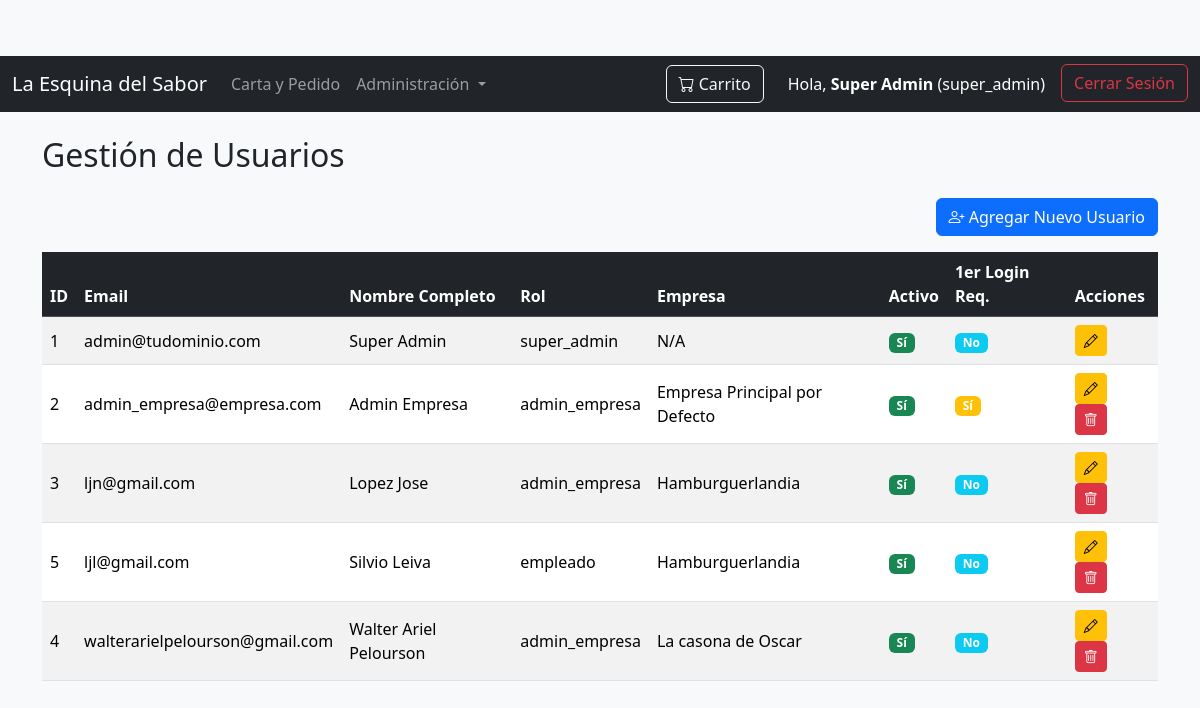
The page /gestion/usuarios (signed in) on the database its author committed.
### tables this page shows
CREATE TABLE roles (
            id_rol INTEGER PRIMARY KEY AUTOINCREMENT,
            nombre_rol TEXT NOT NULL UNIQUE
        );

CREATE TABLE usuarios (
            id_usuario INTEGER PRIMARY KEY AUTOINCREMENT,
            email TEXT NOT NULL UNIQUE,
            password TEXT NOT NULL,
            nombre TEXT NOT NULL,
            apellido TEXT NOT NULL,
            id_rol INTEGER NOT NULL,
            id_empresa INTEGER,
            activo INTEGER DEFAULT 1,
            primer_login_requerido INTEGER DEFAULT 1,
            FOREIGN KEY(id_rol) REFERENCES roles(id_rol),
            FOREIGN KEY(id_empresa) REFERENCES empresas(id_empresa)
        );

CREATE TABLE empresas (
            id_empresa INTEGER PRIMARY KEY AUTOINCREMENT,
            nombre TEXT NOT NULL UNIQUE,
            telefono TEXT,  
            direccion TEXT, 
            activo INTEGER DEFAULT 1
        );

### app.py (the view)
@app.route('/gestion/usuarios')
@login_required
def gestion_usuarios():
    if not current_user.has_role('super_admin'):
        flash("No tienes permiso para acceder a esta página.", "danger")
        return redirect(url_for('index'))
    conn = conectar_db()
    cursor = conn.cursor()
    cursor.execute("""
        SELECT u.id_usuario, u.email, u.nombre, u.apellido, u.activo, u.primer_login_requerido,
               r.nombre_rol, e.nombre AS nombre_empresa
        FROM usuarios u
        JOIN roles r ON u.id_rol = r.id_rol
        LEFT JOIN empresas e ON u.id_empresa = e.id_empresa
        ORDER BY u.apellido, u.nombre
    """)
    usuarios = cursor.fetchall()
    conn.close()
    return render_template('gestion_usuarios.html', usuarios=usuarios)

### app.py (called while the page is built)
def conectar_db():
    conn = sqlite3.connect(DB_NAME)
    conn.row_factory = sqlite3.Row # Permite acceder a las columnas por nombre
    return conn

@login_manager.user_loader
def load_user(user_id):
    conn = conectar_db()
    cursor = conn.cursor()
    cursor.execute("""
        SELECT u.id_usuario, u.email, u.password, u.nombre, u.apellido,
               u.id_rol, u.id_empresa, u.activo, u.primer_login_requerido,
               r.nombre_rol
        FROM usuarios u
        JOIN roles r ON u.id_rol = r.id_rol
        WHERE u.id_usuario = ?
    """, (user_id,))
    user_data = cursor.fetchone()
    conn.close()
    if user_data:
        return Usuario(
            user_data['id_usuario'],
            user_data['email'],
            user_data['password'],
            user_data['nombre'],
            user_data['apellido'],
            user_data['id_rol'],
            user_data['id_empresa'],
            user_data['activo'],
            user_data['primer_login_requerido'],
            user_data['nombre_rol']
        )
    return None

    def get_full_name(self):
        return f"{self.nombre} {self.apellido}"

    def has_role(self, role_name):
        return self.nombre_rol == role_name

### templates/gestion_usuarios.html (shortened to what this page needs)
{% extends "base.html" %}
{% block content %}
<div class="row">
    <div class="col-12">
        <h2 class="mb-4">Gestión de Usuarios</h2>
        <div class="d-flex justify-content-end mb-3">
            <a href="{{ url_for('agregar_usuario') }}" class="btn btn-primary">
                <i class="bi bi-person-plus"></i> Agregar Nuevo Usuario
            </a>
        </div>
        {% if usuarios %}
            <div class="table-responsive">
                <table class="table table-striped table-hover align-middle">
                    <thead class="table-dark">
                        <tr>
                            <th scope="col">ID</th>
                            <th scope="col">Email</th>
                            <th scope="col">Nombre Completo</th>
                            <th scope="col">Rol</th>
                            <th scope="col">Empresa</th>
                            <th scope="col">Activo</th>
                            <th scope="col">1er Login Req.</th>
                            <th scope="col">Acciones</th>
                        </tr>
                    </thead>
                    <tbody>
                        {% for usuario in usuarios %}
                        <tr>
                            <td>{{ usuario.id_usuario }}</td>
                            <td>{{ usuario.email }}</td>
                            <td>{{ usuario.nombre }} {{ usuario.apellido }}</td>
                            <td>{{ usuario.nombre_rol }}</td>
                            <td>{{ usuario.nombre_empresa if usuario.nombre_empresa else 'N/A' }}</td>
                            <td>
                                {% if usuario.activo %}
                                    <span class="badge bg-success">Sí</span>
                                {% else %}
                                    <span class="badge bg-danger">No</span>
                                {% endif %}
                            </td>
                            <td>
                                {% if usuario.primer_login_requerido %}
                                    <span class="badge bg-warning">Sí</span>
                                {% else %}
                                    <span class="badge bg-info">No</span>
                                {% endif %}
                            </td>
                            <td>
                                <a href="{{ url_for('editar_usuario', id_usuario=usuario.id_usuario) }}" class="btn btn-sm btn-warning me-2" title="Editar">
                                    <i class="bi bi-pencil"></i>
                                </a>
                                {% if current_user.id != usuario.id_usuario %}
                                <form action="{{ url_for('eliminar_usuario', id_usuario=usuario.id_usuario) }}" method="POST" class="d-inline" onsubmit="return confirm('¿Estás seguro de que quieres inactivar este usuario?');">
                                    <button type="submit" class="btn btn-sm btn-danger" title="Inactivar">
                                        <i class="bi bi-trash"></i>
                                    </button>
                                </form>
                                {% endif %}
                            </td>
                        </tr>
                        {% endfor %}
                    </tbody>
                </table>
            </div>
        {% else %}
            <div class="alert alert-info" role="alert">
                No hay usuarios registrados. <a href="{{ url_for('agregar_usuario') }}" class="alert-link">¡Agrega el primero!</a>
            </div>
        {% endif %}
    </div>
</div>
{% endblock %}

### templates/base.html (shortened to what this page needs)
<!doctype html>
<html lang="es">
<head>
    <link href="https://cdn.jsdelivr.net/npm/bootstrap@5.3.3/dist/css/bootstrap.min.css" rel="stylesheet">
    <link rel="stylesheet" href="https://cdn.jsdelivr.net/npm/bootstrap-icons@1.11.3/font/bootstrap-icons.min.css">
    <link rel="stylesheet" href="{{ url_for('static', filename='css/style.css') }}">
</head>
<body>
    <nav class="navbar navbar-expand-lg navbar-dark bg-dark">
        <div class="container-fluid">
            <a class="navbar-brand" href="{{ url_for('index') }}">La Esquina del Sabor</a>
            <div class="collapse navbar-collapse" id="navbarNav">
                <ul class="navbar-nav me-auto mb-2 mb-lg-0">
                    <li class="nav-item">
                        <a class="nav-link" href="{{ url_for('hacer_pedido') }}">Carta y Pedido</a>
                    </li>
                    {% if current_user.is_authenticated and (current_user.has_role('super_admin') or current_user.has_role('admin_empresa') or current_user.has_role('empleado')) %}
                        <li class="nav-item dropdown">
                            <a class="nav-link dropdown-toggle" href="#" id="navbarDropdownAdmin" role="button" data-bs-toggle="dropdown" aria-expanded="false">
                                Administración
                            </a>
                        </li>
                    {% endif %}
                </ul>
                <div class="d-flex align-items-center">
                    <a class="btn btn-outline-light position-relative me-3" href="{{ url_for('hacer_pedido') }}">
                        <i class="bi bi-cart"></i> Carrito
                    </a>
                    <ul class="navbar-nav">
                        {% if current_user.is_authenticated %}
                            <li class="nav-item me-2">
                                <span class="nav-link text-white">Hola, <strong>{{ current_user.get_full_name() }}</strong> ({{ current_user.nombre_rol }})</span>
                            </li>
                            <li class="nav-item">
                                <a class="btn btn-outline-danger" href="{{ url_for('logout') }}">Cerrar Sesión</a>
                            </li>
                        {% else %}
                            <li class="nav-item">
                                <a class="btn btn-outline-success" href="{{ url_for('login') }}">Iniciar Sesión</a>
                            </li>
                        {% endif %}
                    </ul>
                </div>
            </div>
        </div>
    </nav>
    <div class="container mt-4">
        {% block content %}{% endblock %}
    </div>
</body>
</html>

### static/css/style.css (style rules this page uses)
body { padding-top: 56px; background-color: #f8f9fa; }

### rows shown on the page
roles: nombre_rol "super_admin"
usuarios: id_usuario "1", email "admin@tudominio.com", nombre "Super", apellido "Admin", nombre_rol "super_admin", nombre_empresa "N/A", activo "Sí", primer_login_requerido "No"
usuarios: id_usuario "2", email "admin_empresa@empresa.com", nombre "Admin", apellido "Empresa", nombre_rol "admin_empresa", nombre "Empresa Principal por Defecto", activo "Sí", primer_login_requerido "Sí"
usuarios: id_usuario "3", email "ljn@gmail.com", nombre "Lopez", apellido "Jose", nombre_rol "admin_empresa", nombre "Hamburguerlandia", activo "Sí", primer_login_requerido "No"
usuarios: id_usuario "5", email "ljl@gmail.com", nombre "Silvio", apellido "Leiva", nombre_rol "empleado", nombre "Hamburguerlandia", activo "Sí", primer_login_requerido "No"
usuarios: id_usuario "4", email "walterarielpelourson@gmail.com", nombre "Walter Ariel", apellido "Pelourson", nombre_rol "admin_empresa", nombre "La casona de Oscar", activo "Sí", primer_login_requerido "No"

### other values the page prints
{{ current_user.get_full_name() }} "Super Admin"
